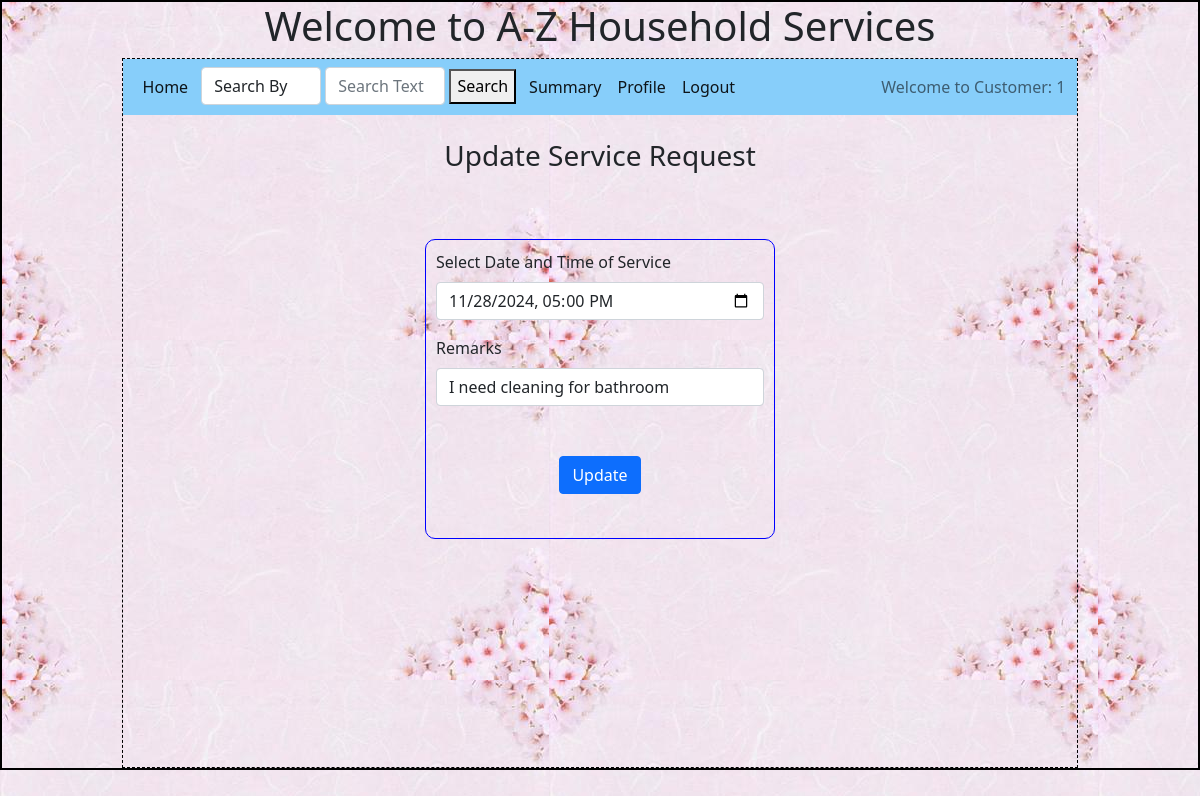
The page /customer/update_sr/2/1/1 (signed in) on the database its author committed.
### backend/models.py (models this page shows)
class Service_request(db.Model):
    __tablename__ = 'service_request'
    id=db.Column(db.Integer,primary_key=True)
    customer_id=db.Column(db.Integer,db.ForeignKey('customer.id'), nullable = False)
    sp_id=db.Column(db.Integer,db.ForeignKey('service_professional.id'), nullable = False)
    date_of_request = db.Column(db.DateTime, default = datetime.now) # NEED TO CONFIRM on type
    service_id=db.Column(db.Integer,db.ForeignKey('service.id'), nullable = False)
    remarks = db.Column(db.String, nullable = False)
    date_of_schedule = db.Column(db.DateTime, nullable = False) # NEED TO CONFIRM on type
    date_of_completion = db.Column(db.DateTime)
    status = db.Column(db.String, default = 'Requested') # Requested , Assigned, Closed, Rejected
    sp_exit = db.Column(db.Integer, default = 0) # Not-exited - 0, Exited - 1
    ratings = db.relationship('Rating',  cascade = "all, delete", backref = 'service_request', lazy = True)

### backend/controllers.py (the view)
@app.route("/customer/update_sr/<sr_id>/<uid>/<uname>", methods = ['GET', 'POST'])
def update_sr(sr_id, uname, uid):
    sr = Service_request.query.filter_by(id = sr_id).first()
    if request.method == 'POST':
        customer_id = uid
        sr.remarks = request.form.get('remarks')
        raw_date_of_schedule = request.form.get('date_of_schedule')
        sr.date_of_schedule = datetime.strptime(raw_date_of_schedule, "%Y-%m-%dT%H:%M")
        db.session.commit()
        return redirect(url_for('customer_dashboard', uid = uid, uname = uname))
    else:
        return render_template('update_sr_form.html', sr=sr, uname = uname, uid = uid)

### templates/update_sr_form.html
{%extends "customer_layout.html"%}
{%block content%}
<br>
<div style="text-align: center;margin: auto;"><h3>Update Service Request</h3></div>
                <br><br>
                <form action="/customer/update_sr/{{sr.id}}/{{uid}}/{{uname}}" method="POST">
                <div class="input_form" style="margin: auto; margin-top: 10px; height: 300px;">
                    <div class="mb-3">
                        <label for="name" class="form-label">Select Date and Time of Service</label>
                        <input type="datetime-local" class="form-control" name="date_of_schedule" id="date_of_schedule" value="{{sr.date_of_schedule}}">
                    </div>
                    <div class="mb-3">
                        <label for="remarks" class="form-label">Remarks</label>
                        <input type="text" class="form-control" name="remarks" id="remarks" value="{{sr.remarks}}">
                    </div> <br>
                    <div class="mb-3" style="text-align: center; margin-top: 10px;">
                        <button type="submit" class="btn btn-primary" style="text-align: center; margin: auto;">Update</button>
                    </div>
                </div>
                </form>
                </div>
{%endblock%}

### static/styles/main.css (style rules this page uses)
* { margin: 0px; }
body { background-image: url("../images/background.jpeg"); }
.input_form { border: 1px solid blue; width: 350px; height: 350px; margin: auto; margin-top: 100px; padding: 10px; border-radius: 10px; font-size: 16px; text-align: justify; }

### rows shown on the page
Service_request: date_of_schedule "11/28/2024 17:00", remarks "I need cleaning for bathroom"

### other values the page prints
{{ uname }} "1"
